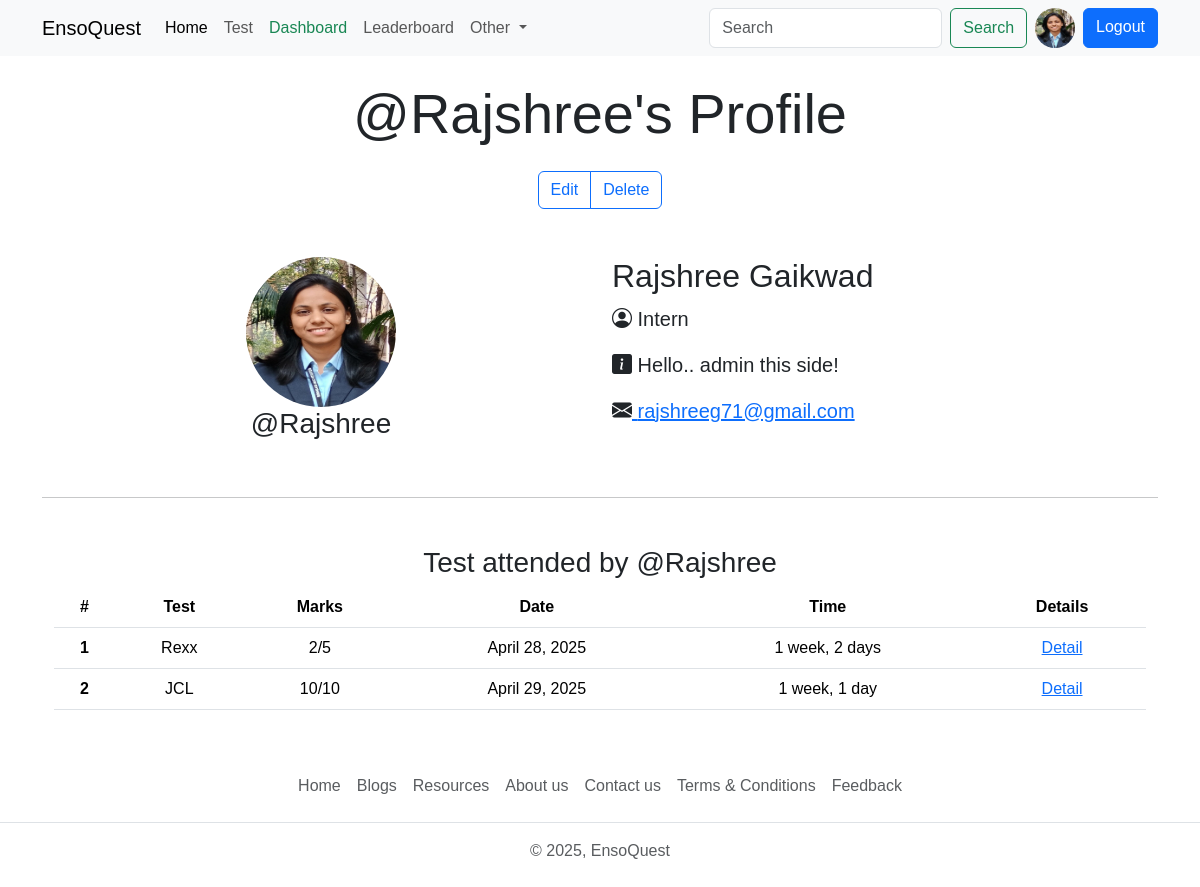
Before: /user/profile/Rajshree (signed in) with the older database file.
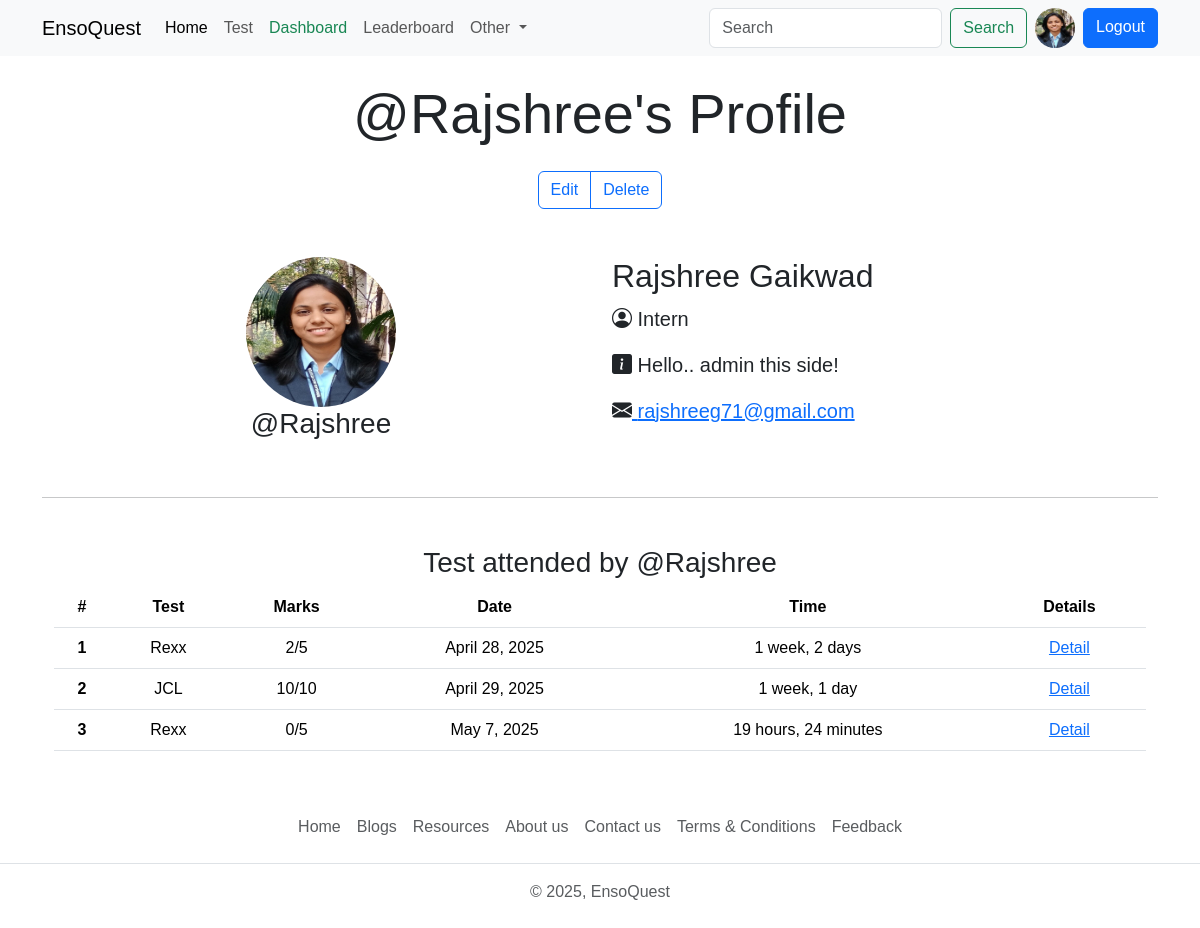
After: the same page with the newer database file.
### quiz/models.py (models this page shows, shortened)
class QuizSubmission(models.Model):
    user = models.ForeignKey(User, on_delete=models.CASCADE)
    quiz = models.ForeignKey(Quiz, on_delete=models.CASCADE)
    score = models.IntegerField()
    submitted_at = models.DateTimeField(auto_now_add=True)

class Quiz(models.Model):
    title = models.CharField(max_length=255)
    description = models.TextField()
    category = models.ForeignKey(Category, on_delete=models.CASCADE)
    quiz_file = models.FileField(upload_to='quiz/')
    created_at = models.DateTimeField(auto_now_add=True)
    updated_at = models.DateTimeField(auto_now=True)
    class Meta:
        verbose_name_plural = 'Tests'

class Question(models.Model):
    quiz = models.ForeignKey(Quiz,on_delete=models.CASCADE)
    text = models.TextField()

### account/views.py (the view)
# urls.py: path('profile/<str:username>', views.profile, name='profile'),
@login_required
def profile(request, username):
    user_object2 = get_object_or_404(User,username=username)
    user_profile2 =get_object_or_404(Profile,user=user_object2)
    submissions = QuizSubmission.objects.filter(user=user_object2)
    context = { "user_profile2": user_profile2, "submissions":submissions}
    return render(request,"profile.html", context)

### Templates/profile.html (shortened to what this page needs)
{% extends 'index.html' %}
{% block content %}
    <h1 class="display-4 text-center my-4">@{{user_profile2.user.username}}'s Profile</h1>
    <div class="container text-center">
      {% if request.user.username == user_profile2.user.username %}
      <div class="btn-group" role="group" aria-label="Basic example">
        <a href="{% url 'edit_profile' %}" type="button" class="btn btn-outline-primary">Edit</a>
        <a href="{% url 'delete_profile' %}" type="button" class="btn btn-outline-primary">Delete</a>
      </div>
      {% endif %}
      <div class="container text-center my-5">
        <div class="row">
          <div class="col">
            <img src="{{user_profile2.profile_img.url}}" alt="user-profile" class="rounded-circle" width="150" height="150">
            <h2 class="fs-3">@{{user_profile2.user.username}}</h2>
          </div>
          <div class="col" div style= 'text-align:left'>
           <h2>{{user_profile2.user.first_name|default:'Full name not available'}} {{user_profile2.user.last_name}}</h2>
           <p class="fs-5"><i class="bi bi-person-circle"></i> {{user_profile2.position|default:'Position not available'}} </p>
           <p class="fs-5"><i class="bi bi-info-square-fill"></i> {{user_profile2.bio|default:'Bio not available'}} </p>
          {% if request.user.is_superuser %}
           <p class="fs-5"><i class="bi bi-envelope-fill"></i><a href="mailto:{{user_profile2.user.email}}"> {{user_profile2.user.email|default:'Email not available'}} </a> </p>
          {% endif %}
          </div>
        </div>
      </div>
      <hr class="my-5">
      <div class="container">
        <div class="row">
            <div class="col">
                <h3>Test attended by @{{user_profile2.user.username}}</h3>
                <table class="table">
                    <thead>
                      <tr>
                        <th scope="col">#</th>
                        <th scope="col">Test</th>
                        <th scope="col">Marks</th>
                        <th scope="col">Date</th>
                        <th scope="col">Time</th>
                        <th scope="col">Details</th>
                      </tr>
                    </thead>
                    <tbody>
                      {% for submission in submissions %}
                      <tr>
                        <th scope="row">{{forloop.counter}}</th>
                        <td>{{submission.quiz.title|truncatewords:4}}</td>
                        <td>{{submission.score}}/{{submission.quiz.question_set.all|length}}</td>
                        <td>{{ submission.submitted_at|date:"F j, Y" }}</td>
                        <td>{{submission.submitted_at|timesince}}</td>
                        <td>
                          <a href="{% url 'quiz_result' submission.id  %}"> Detail</a>
                        </td>
                      </tr>
                      {% endfor %}
                    </tbody>
                  </table>
            </div>
        </div>
      </div>
    </div>
{% endblock content %}

Changed rows visible on the page:
added QuizSubmission: quiz "Rexx", score "0", quiz.question_set.all|length "5", submitted_at "May 7, 2025", submitted_at "19 hours, 24 minutes"
